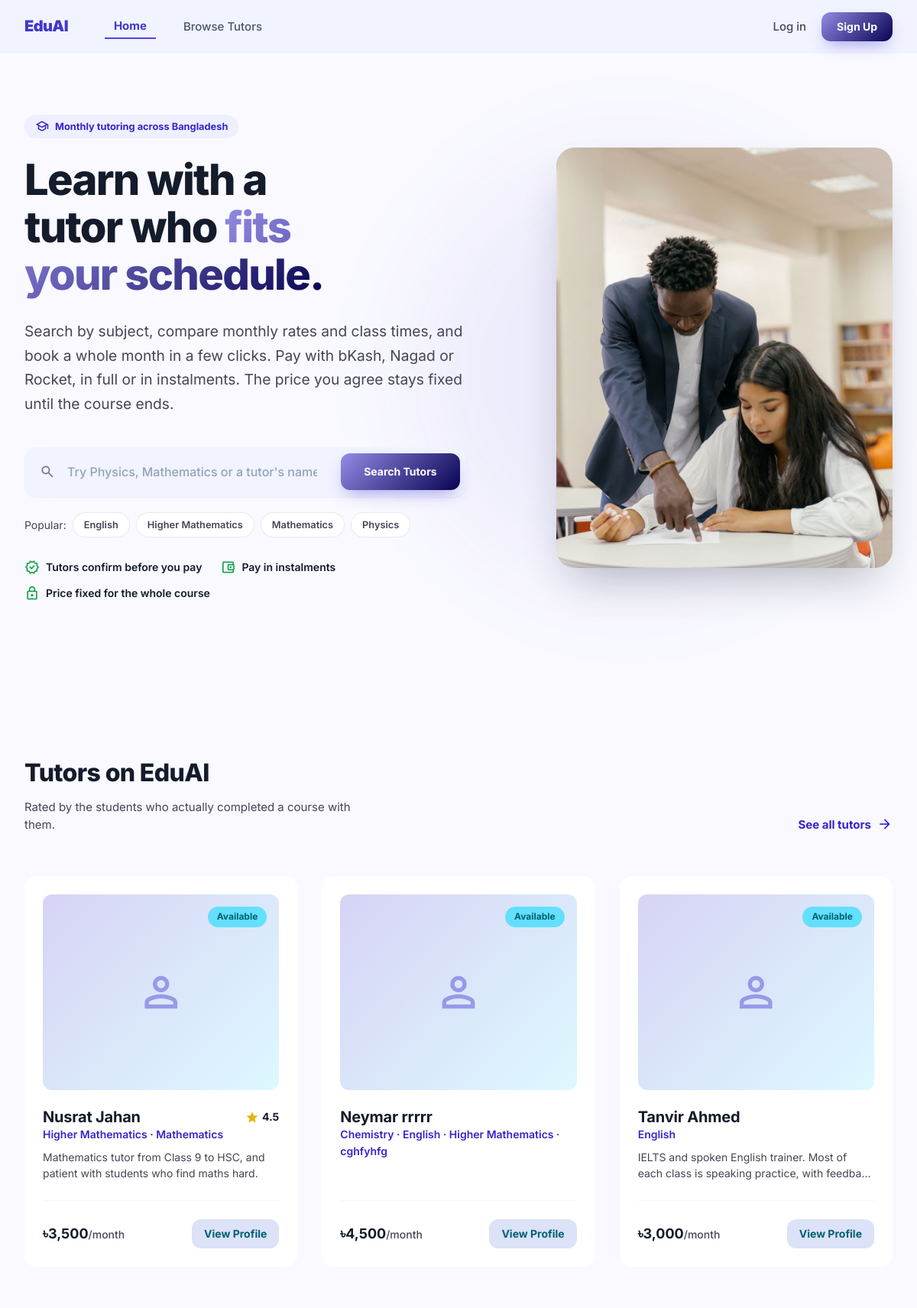
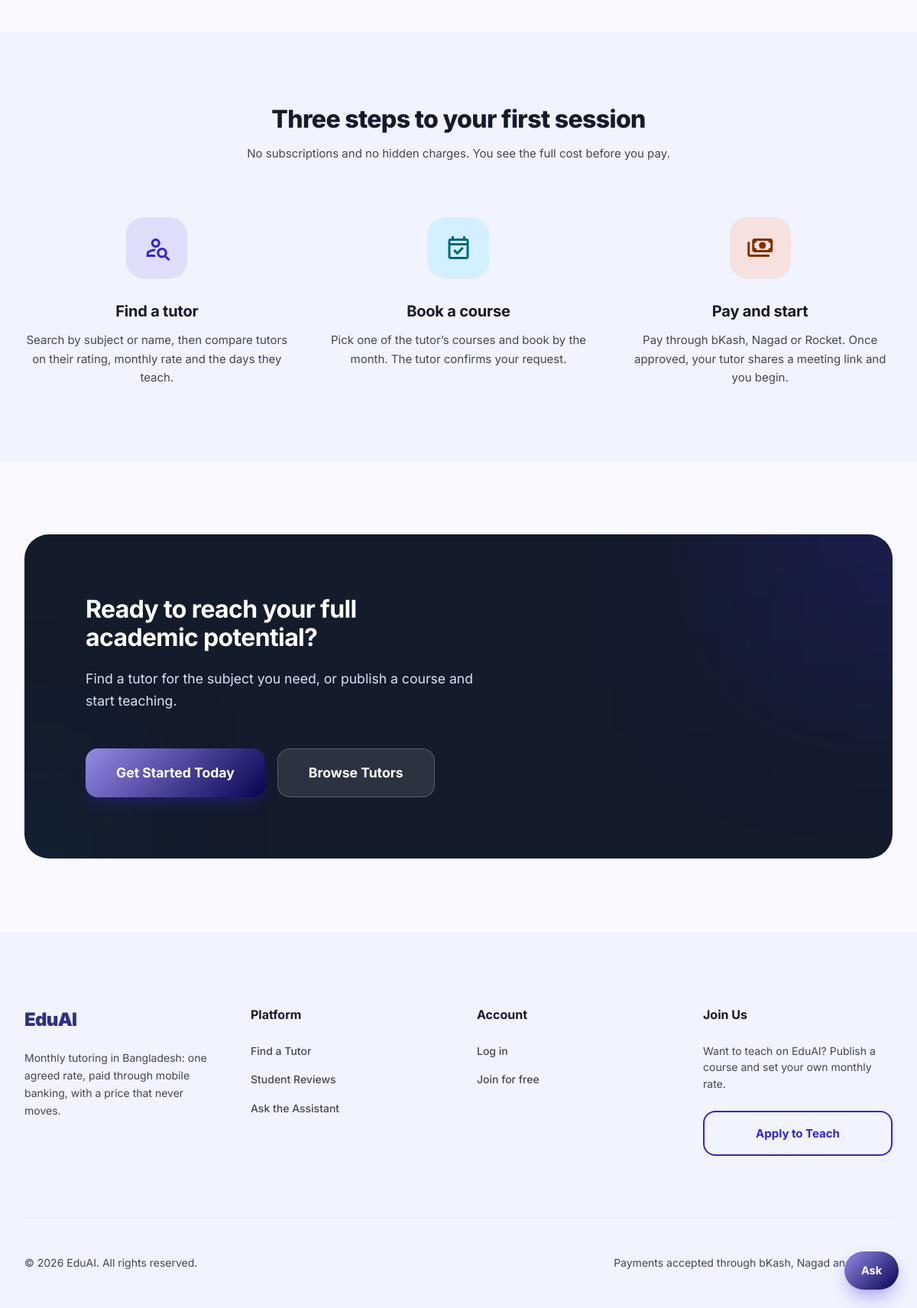
The page / on the database its author committed (2 pictures, top to bottom).
### tutors/models.py (models this page shows, shortened)
class Course(models.Model):
    DAY_CHOICES = [
        ('0', 'Sun'), ('1', 'Mon'), ('2', 'Tue'), ('3', 'Wed'),
        ('4', 'Thu'), ('5', 'Fri'), ('6', 'Sat'),
    ]
    tutor = models.ForeignKey(User, on_delete=models.CASCADE,
                              related_name='courses')
    subject = models.CharField(max_length=60,
                               help_text="The subject, as a student would search for it")
    name = models.CharField(max_length=120,
                            help_text='What you call this course')
    days = models.CharField(max_length=50,
                            help_text="Comma separated days like '0,2,4'")
    time = models.TimeField(help_text='When the class starts')
    months = models.PositiveIntegerField(
        default=1, validators=[MinValueValidator(1)],
        help_text='How many months the course runs')
    monthly_rate = models.DecimalField(
        max_digits=10, decimal_places=2, validators=[MinValueValidator(1)],
        help_text='What a student pays per month')
    is_active = models.BooleanField(
        default=True, help_text='Uncheck to stop taking new students')
    created_at = models.DateTimeField(auto_now_add=True)
    updated_at = models.DateTimeField(auto_now=True)
    class Meta:
        ordering = ['subject', 'name']
    @property
    def active_booking(self):
        return next((b for b in self.bookings.all()
                     if b.status in ('pending', 'confirmed')), None)
    @property
    def is_bookable(self):
        return self.is_active and self.active_booking is None

class TutorProfile(models.Model):
    user = models.OneToOneField(User, on_delete=models.CASCADE,
                                related_name='tutor_profile')
    bio = models.TextField(help_text='How you would introduce yourself to a student')
    rating = models.FloatField(default=0)
    created_at = models.DateTimeField(auto_now_add=True)
    updated_at = models.DateTimeField(auto_now=True)
    @property
    def active_courses(self):
        return [c for c in self.user.courses.all() if c.is_active]
    @property
    def subjects(self):
        seen, out = set(), []
        for course in self.active_courses:
            if course.subject.lower() not in seen:
                seen.add(course.subject.lower())
                out.append(course.subject)
        return out
    @property
    def lowest_rate(self):
        rates = [c.monthly_rate for c in self.active_courses]
        return min(rates) if rates else None
    @property
    def is_bookable(self):
        return any(c.is_bookable for c in self.active_courses)

### accounts/models.py (models this page shows, shortened)
class User(AbstractUser):
    ROLE_CHOICES = (
        ('student', 'Student'),
        ('tutor', 'Tutor'),
    )
    VERIFICATION_STATUS_CHOICES = (
        ('unverified', 'Not submitted'),
        ('pending', 'Pending review'),
        ('verified', 'Verified'),
        ('rejected', 'Rejected'),
    )
    role = models.CharField(max_length=10, choices=ROLE_CHOICES)
    avatar = models.ImageField(upload_to='avatars/', blank=True, null=True)
    phone = models.CharField(max_length=20, blank=True, null=True)
    education = models.CharField(max_length=150, blank=True, null=True,
                                  help_text='e.g. BSc in CSE, Dhaka University')
    id_card_number = models.CharField(max_length=40, blank=True, null=True,
                                      help_text='University ID card number')
    id_card_front = models.ImageField(upload_to='id_cards/', storage=private_storage,
                                      blank=True, null=True)
    id_card_back = models.ImageField(upload_to='id_cards/', storage=private_storage,
                                     blank=True, null=True)
    bio = models.TextField(blank=True, null=True)
    nid_number = models.CharField(max_length=30, blank=True, null=True)
    nid_image = models.ImageField(upload_to='nid_cards/', storage=private_storage,
                                  blank=True, null=True,
                                  help_text='Photo/scan of the NID — required for tutor registration')
    nid_verification_status = models.CharField(
        max_length=10, choices=VERIFICATION_STATUS_CHOICES, default='unverified',
    )

### quick_tutor/views.py (the view)
# urls.py: path('', home, name='home'),
def home(request):
    from tutors.models import TutorProfile
    featured_tutors = TutorProfile.objects.filter(
        user__is_active=True, user__is_superuser=False, user__is_staff=False,
        user__role='tutor'
    ).select_related('user').order_by('-rating', '-created_at')[:3]
    from chatbot.catalogue import subject_summary
    return render(request, 'home.html', {
        'tutors': featured_tutors,
        'subjects': list(subject_summary())[:5],
    })

### chatbot/catalogue.py (called while the page is built)
def available_courses(subject=None, limit=None):
    from tutors.models import Course
    courses = (
        Course.objects.filter(
            is_active=True,
            tutor__role='tutor', tutor__is_active=True,
            tutor__is_superuser=False, tutor__is_staff=False,
            tutor__tutor_profile__isnull=False,
        )
        .select_related('tutor', 'tutor__tutor_profile')
        .prefetch_related('bookings')
    )
    if subject:
        courses = courses.filter(subject__iexact=subject)
    free = [c for c in courses if c.is_bookable]
    free.sort(key=lambda c: c.monthly_rate)
    return free[:limit] if limit else free

def subject_summary():
    summary = {}
    for course in available_courses():
        entry = summary.setdefault(course.subject, {'count': 0, 'cheapest': None})
        entry['count'] += 1
        if entry['cheapest'] is None or course.monthly_rate < entry['cheapest']:
            entry['cheapest'] = course.monthly_rate
    return dict(sorted(summary.items()))

### chatbot/context_processors.py (called while the page is built)
def assistant(request):
    return {'chat_starters': json.dumps(list(_starters(request.user)))}

### chatbot/views.py (called while the page is built, shortened)
def _starters(user):
    if not user.is_authenticated:
        return ('How much does a tutor cost?',
                'How do I book a tutor?',
                'How do refunds work?',
                'How do I become a tutor?')

### quick_tutor/templatetags/assets.py (called while the page is built)
def _version(path):
    try:
        absolute = finders.find(path)
        if absolute and os.path.exists(absolute):
            return str(int(os.path.getmtime(absolute)))
    except Exception:                      # pragma: no cover - never break a page
        pass
    return ''

@register.simple_tag
def static_v(path):
    url = static(path)
    if settings.DEBUG:
        stamp = _version(path)
    else:
        if path not in _versions:
            _versions[path] = _version(path)
        stamp = _versions[path]
    return f'{url}?v={stamp}' if stamp else url

### templates/home.html (shortened to what this page needs)
<!DOCTYPE html>
{% load static %}
{% load assets %}
<html lang="en">
<head>
<link rel="stylesheet" href="{% static_v 'css/eduai.css' %}"/>
</head>
<body>
<header class="sitehead">
  <div class="sitehead__inner">
    <a class="sitehead__brand" href="/">EduAI</a>
    <nav class="sitehead__nav">
      <a class="is-active" href="/">Home</a>
      <a href="/tutors/">Browse Tutors</a>
    </nav>
    <div class="sitehead__right">
      {% if user.is_authenticated %}
      <a href="/accounts/profile/" class="sitehead__link sitehead__link--wide">{{ user.username }}</a>
      <a href="/accounts/logout/" class="sitehead__link sitehead__link--wide">Log out</a>
      <a href="/tutors/" class="btn btn--primary">Find a Tutor</a>
      {% else %}
      <a href="/accounts/login/" class="sitehead__link">Log in</a>
      <a href="/accounts/register/" class="btn btn--primary">Sign Up</a>
      {% endif %}
    </div>
  </div>
</header>
<main>
  <section class="lp-hero">
    <div class="container">
      <div class="lp-hero__inner">
        <div>
          <p class="lp-hero__eyebrow"><span class="ms" aria-hidden="true">school</span>Monthly tutoring across Bangladesh</p>
          <h1>Learn with a tutor who <span class="lp-hero__accent">fits your schedule.</span></h1>
          <p class="lp-hero__lede">
            Search by subject, compare monthly rates and class times, and book a
            whole month in a few clicks. Pay with bKash, Nagad or Rocket, in full
            or in instalments. The price you agree stays fixed until the course ends.
          </p>
          <form action="/tutors/" method="get" class="lp-search" role="search">
            <span class="ms" aria-hidden="true">search</span>
            <input id="hero-search" type="search" name="search" placeholder="Try Physics, Mathematics or a tutor's name">
            <button type="submit" class="btn btn--primary">Search Tutors</button>
          </form>
          {% if subjects %}
          <div class="lp-hero__chips">
            <span class="small muted">Popular:</span>
            {% for subject in subjects %}
            <a href="/tutors/?subject={{ subject|urlencode }}" class="lp-chip">{{ subject }}</a>
            {% endfor %}
          </div>
          {% endif %}
          <ul class="lp-hero__facts">
            <li><span class="ms" aria-hidden="true">verified</span>Tutors confirm before you pay</li>
            <li><span class="ms" aria-hidden="true">account_balance_wallet</span>Pay in instalments</li>
            <li><span class="ms" aria-hidden="true">lock</span>Price fixed for the whole course</li>
          </ul>
        </div>
        <figure class="lp-photo">
          <img src="{% static 'img/hero-tutoring.jpg' %}" width="1000" height="1500"
               alt="A tutor guiding a student through her work at a study table">
        </figure>
      </div>
    </div>
  </section>
  <section class="lp-section">
    <div class="container">
      <div class="lp-section__head">
        <div>
          <h2>Tutors on EduAI</h2>
          <p>Rated by the students who actually completed a course with them.</p>
        </div>
        <a href="/tutors/" class="lp-section__more">See all tutors <span class="ms" aria-hidden="true">arrow_forward</span></a>
      </div>
      {% if tutors %}
      <div class="lp-tutors">
        {% for tutor in tutors|slice:":3" %}
        <article class="lp-tutor">
          <div class="lp-tutor__cover">
            {% if tutor.user.avatar %}
              <img src="{{ tutor.user.avatar.url }}" alt="">
            {% else %}
              <span class="ms" aria-hidden="true">person</span>
            {% endif %}
            {% if tutor.is_bookable %}<span class="lp-tutor__badge">Available</span>{% endif %}
          </div>
          <div class="lp-tutor__top">
            <div>
              <h3>{{ tutor.user.get_full_name|default:tutor.user.username }}</h3>
              <p class="lp-tutor__subjects">{% for subject in tutor.subjects %}{% if not forloop.first %} &middot; {% endif %}{{ subject }}{% empty %}No courses published yet{% endfor %}</p>
            </div>
            {% if tutor.rating %}
            <span class="lp-tutor__rating"><span class="ms ms--fill" aria-hidden="true">star</span>{{ tutor.rating }}</span>
            {% endif %}
          </div>
          {% if tutor.bio %}<p class="lp-tutor__bio">{{ tutor.bio }}</p>{% endif %}
          <div class="lp-tutor__foot">
            {% if tutor.lowest_rate %}
            <span class="lp-tutor__price">৳{{ tutor.lowest_rate|floatformat:"0g" }}<small>/month</small></span>
            {% else %}
            <span class="small muted">No courses yet</span>
            {% endif %}
            <a href="/tutors/{{ tutor.user.id }}/" class="lp-tutor__link">View Profile</a>
          </div>
        </article>
        {% endfor %}
      </div>
      {% endif %}
    </div>
  </section>
  <section class="lp-section lp-section--tint">
    <div class="container">
      <div class="lp-center">
        <h2>Three steps to your first session</h2>
        <p>No subscriptions and no hidden charges. You see the full cost before you pay.</p>
      </div>
      <div class="lp-steps">
        <div class="lp-step">
          <div class="lp-step__icon lp-step__icon--a"><span class="ms" aria-hidden="true">person_search</span></div>
          <h3>Find a tutor</h3>
          <p>Search by subject or name, then compare tutors on their rating, monthly rate and the days they teach.</p>
        </div>
        <div class="lp-step">
          <div class="lp-step__icon lp-step__icon--b"><span class="ms" aria-hidden="true">event_available</span></div>
          <h3>Book a course</h3>
          <p>Pick one of the tutor&rsquo;s courses and book by the month. The tutor confirms your request.</p>
        </div>
        <div class="lp-step">
          <div class="lp-step__icon lp-step__icon--c"><span class="ms" aria-hidden="true">payments</span></div>
          <h3>Pay and start</h3>
          <p>Pay through bKash, Nagad or Rocket. Once approved, your tutor shares a meeting link and you begin.</p>
        </div>
      </div>
    </div>
  </section>
  <section class="lp-section">
    <div class="container">
      <div class="lp-cta">
        <div class="lp-cta__glow-a" aria-hidden="true"></div>
        <div class="lp-cta__glow-b" aria-hidden="true"></div>
        <div class="lp-cta__inner">
          <div>
            <h2>Ready to reach your full academic potential?</h2>
            <p>Find a tutor for the subject you need, or publish a course and start teaching.</p>
          </div>
          <div class="lp-cta__actions">
            {% if user.is_authenticated %}
            <a href="/tutors/" class="btn btn--primary btn--lg">Find a Tutor</a>
            {% else %}
            <a href="/accounts/register/" class="btn btn--primary btn--lg">Get Started Today</a>
            <a href="/tutors/" class="btn btn--glass btn--lg">Browse Tutors</a>
            {% endif %}
          </div>
        </div>
      </div>
    </div>
  </section>
</main>
<footer class="lp-foot">
  <div class="container">
    <div class="lp-foot__grid">
      <div>
        <a class="lp-foot__brand" href="/">EduAI</a>
        <p class="lp-foot__about">Monthly tutoring in Bangladesh: one agreed rate, paid through mobile banking, with a price that never moves.</p>
      </div>
      <div>
        <h5>Platform</h5>
        <ul>
          <li><a href="/tutors/">Find a Tutor</a></li>
          <li><a href="/reviews/">Student Reviews</a></li>
          <li><a href="/chat/">Ask the Assistant</a></li>
        </ul>
      </div>
      <div>
        <h5>Account</h5>
        <ul>
          {% if user.is_authenticated %}
          <li><a href="/dashboard/">Dashboard</a></li>
          <li><a href="/accounts/profile/">My Profile</a></li>
          <li><a href="/accounts/logout/">Log out</a></li>
          {% else %}
          <li><a href="/accounts/login/">Log in</a></li>
          <li><a href="/accounts/register/">Join for free</a></li>
          {% endif %}
        </ul>
      </div>
      <div>
        <h5>Join Us</h5>
        <p class="small muted" style="margin-bottom:24px">Want to teach on EduAI? Publish a course and set your own monthly rate.</p>
        <a href="/accounts/register/" class="lp-foot__apply">Apply to Teach</a>
      </div>
    </div>
    <div class="lp-foot__base">
      <p>&copy; 2026 EduAI. All rights reserved.</p>
      <p>Payments accepted through bKash, Nagad and Rocket.</p>
    </div>
  </div>
</footer>
{% include 'chatbot/widget.html' %}
</body>
</html>

### templates/chatbot/widget.html (shortened to what this page needs)
<div class="chatwidget" id="chatwidget" hidden>
  <button type="button" class="chatwidget__launch" id="chatlaunch"
          aria-label="Open the assistant">
    <span aria-hidden="true">Ask</span>
  </button>
</div>

### rows shown on the page
Course: subjects "English"
Course: subjects "Higher Mathematics", subjects "Higher Mathematics"
Course: subjects "Mathematics", subjects "Mathematics"
Course: subjects "Physics"
TutorProfile: shows "Available", user.get_full_name "Nusrat Jahan", rating "4.5", bio "Mathematics tutor from Class 9 to HSC, and patient with students who find maths hard.", lowest_rate "3,500"
TutorProfile: shows "Available", user.get_full_name "Neymar rrrrr", lowest_rate "4,500"
Course: subjects "Chemistry"
Course: subjects "English"
Course: subjects "Higher Mathematics"
Course: subjects "cghfyhfg"
TutorProfile: shows "Available", user.get_full_name "Tanvir Ahmed", bio "IELTS and spoken English trainer. Most of each class is speaking practice, with…", lowest_rate "3,000"
Course: subjects "English"
